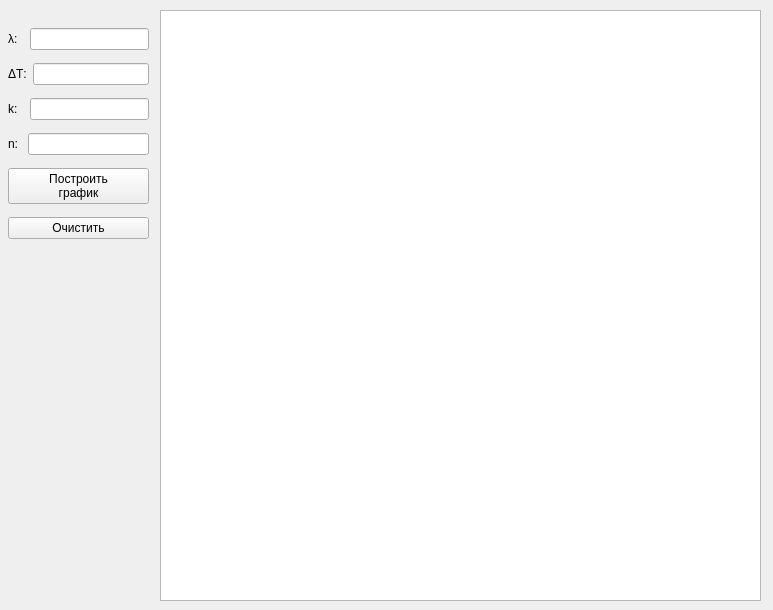
<?xml version="1.0" encoding="UTF-8"?>
<ui version="4.0">
 <class>Form</class>
 <widget class="QWidget" name="Form">
  <property name="geometry">
   <rect>
    <x>0</x>
    <y>0</y>
    <width>773</width>
    <height>610</height>
   </rect>
  </property>
  <property name="sizePolicy">
   <sizepolicy hsizetype="Maximum" vsizetype="Maximum">
    <horstretch>0</horstretch>
    <verstretch>0</verstretch>
   </sizepolicy>
  </property>
  <property name="maximumSize">
   <size>
    <width>846</width>
    <height>678</height>
   </size>
  </property>
  <property name="windowTitle">
   <string>Журавлев</string>
  </property>
  <widget class="PlotWidget" name="graphicsView">
   <property name="geometry">
    <rect>
     <x>160</x>
     <y>10</y>
     <width>601</width>
     <height>591</height>
    </rect>
   </property>
  </widget>
  <widget class="QWidget" name="layoutWidget">
   <property name="geometry">
    <rect>
     <x>8</x>
     <y>21</y>
     <width>141</width>
     <height>231</height>
    </rect>
   </property>
   <layout class="QVBoxLayout" name="verticalLayout">
    <item>
     <layout class="QHBoxLayout" name="horizontalLayout">
      <item>
       <widget class="QLabel" name="label">
        <property name="text">
         <string>λ:  </string>
        </property>
       </widget>
      </item>
      <item>
       <widget class="QLineEdit" name="lambdaEdit"/>
      </item>
     </layout>
    </item>
    <item>
     <layout class="QHBoxLayout" name="horizontalLayout_4">
      <item>
       <widget class="QLabel" name="label_4">
        <property name="text">
         <string>ΔТ:</string>
        </property>
       </widget>
      </item>
      <item>
       <widget class="QLineEdit" name="tEdit"/>
      </item>
     </layout>
    </item>
    <item>
     <layout class="QHBoxLayout" name="horizontalLayout_2">
      <item>
       <widget class="QLabel" name="label_2">
        <property name="text">
         <string>k:  </string>
        </property>
       </widget>
      </item>
      <item>
       <widget class="QLineEdit" name="kEdit"/>
      </item>
     </layout>
    </item>
    <item>
     <layout class="QHBoxLayout" name="horizontalLayout_3">
      <item>
       <widget class="QLabel" name="label_3">
        <property name="text">
         <string>n: </string>
        </property>
       </widget>
      </item>
      <item>
       <widget class="QLineEdit" name="nEdit"/>
      </item>
     </layout>
    </item>
    <item>
     <widget class="QPushButton" name="createButt">
      <property name="text">
       <string>Построить 
график</string>
      </property>
     </widget>
    </item>
    <item>
     <widget class="QPushButton" name="clearButt">
      <property name="text">
       <string>Очистить</string>
      </property>
      <property name="autoDefault">
       <bool>false</bool>
      </property>
      <property name="default">
       <bool>false</bool>
      </property>
     </widget>
    </item>
   </layout>
  </widget>
 </widget>
 <customwidgets>
  <customwidget>
   <class>PlotWidget</class>
   <extends>QGraphicsView</extends>
   <header>pyqtgraph</header>
  </customwidget>
 </customwidgets>
 <resources/>
 <connections/>
</ui>
